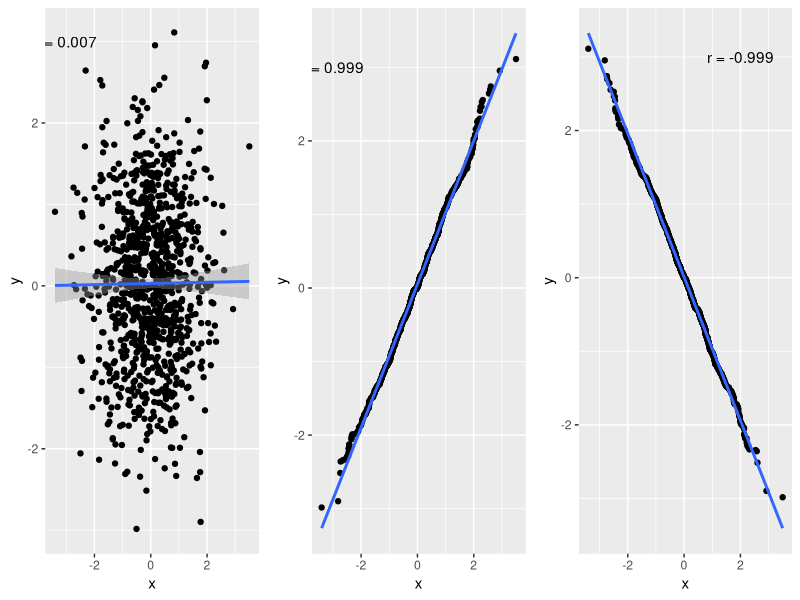

This figure's R source:
library(ggplot2)
library(gridExtra)

x <- rnorm(1000)
y <- rnorm(1000)
xy <- data.frame(x=x, y=y)
xy1 <- data.frame(x=sort(x), y=sort(y))
xy2 <- data.frame(x=sort(x), y=sort(y, decreasing = T))

p1 <- ggplot(xy, aes(x, y))+ 
geom_point()+
geom_smooth(method="lm")+
annotate("text", -3, 3, label=paste("r =", round(cor(xy$x, xy$y), 3)))

p2 <- ggplot(xy1, aes(x, y))+ 
geom_point()+
geom_smooth(method="lm")+
annotate("text", -3, 3, label=paste("r =", round(cor(xy1$x, xy1$y), 3)))

p3 <- ggplot(xy2, aes(x, y))+ 
geom_point()+
geom_smooth(method="lm")+
annotate("text", 2, 3, label=paste("r =", round(cor(xy2$x, xy2$y), 3)))

grid.arrange(p1,p2,p3, nrow=1)

